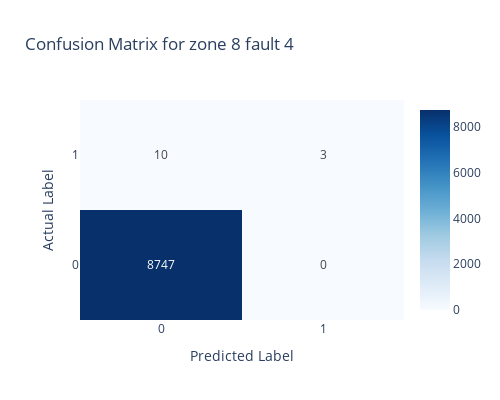

The code cell stored with this chart in its notebook:
### Code cell
# Compute confusion matrix
cm = confusion_matrix(test_y, y_pred)

# Ensure labels are 0 and 4
labels = [0, 1]  

# Create the confusion matrix heatmap
fig = go.Figure(data=go.Heatmap(
    z=cm,
    x=labels,  # Predicted labels
    y=labels,  # Actual labels
    colorscale='Blues',
    showscale=True,
    text=cm,  # Display numbers in the cells
    texttemplate="%{text}",  # Ensure counts appear inside the cells
    hovertemplate='Actual: %{y}<br>Predicted: %{x}<br>Count: %{z}<extra></extra>'
))

# Update layout for binary classification (0 and 1 on axes)
fig.update_layout(
    title="Confusion Matrix for zone 8 fault 4 ",
    width=500,   # Reduce width
    height=400,
    xaxis=dict(
        title="Predicted Label",
        tickmode='array',        # Custom tick labels
        tickvals=[0, 1],         # Only show 0 and 1
        showgrid=False
    ),
    yaxis=dict(
        title="Actual Label",
        tickmode='array',
        tickvals=[0, 1],         # Only show 0 and 1
        showgrid=False
    ),
    template="plotly_white"
)

# Show the plot
fig.show()

### Figure 1 — Plotly figure (JSON) as saved in the notebook; plotly's stock layout.template omitted (floating-point values rounded to 4 significant figures)
{"data": [{"colorscale": [[0, "rgb(247,251,255)"], [0.125, "rgb(222,235,247)"], [0.25, "rgb(198,219,239)"], [0.375, "rgb(158,202,225)"], [0.5, "rgb(107,174,214)"], [0.625, "rgb(66,146,198)"], [0.75, "rgb(33,113,181)"], [0.875, "rgb(8,81,156)"], [1, "rgb(8,48,107)"]], "hovertemplate": "Actual: %{y}<br>Predicted: %{x}<br>Count: %{z}<extra></extra>", "showscale": true, "text": [[8747, 0], [10, 3]], "texttemplate": "%{text}", "type": "heatmap", "x": [0, 1], "y": [0, 1], "z": [[8747, 0], [10, 3]]}], "layout": {"height": 400, "title": {"text": "Confusion Matrix for zone 8 fault 4 "}, "width": 500, "xaxis": {"showgrid": false, "tickmode": "array", "tickvals": [0, 1], "title": {"text": "Predicted Label"}}, "yaxis": {"showgrid": false, "tickmode": "array", "tickvals": [0, 1], "title": {"text": "Actual Label"}}}}
